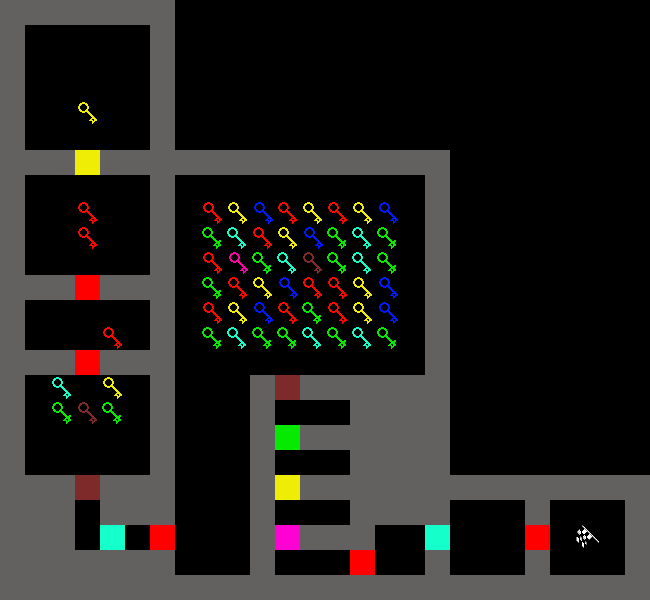

Below is a game level as drawn by its tile map, then a one-line description and the .tmx that defines it (tile-layer data replaced by summaries):
An orthogonal 26x24 tile map with 25x25 px tiles, 1 tile layer (map).

<map version="1.0" orientation="orthogonal" width="26" height="24" tilewidth="25" tileheight="25">
 <tileset firstgid="1" name="tileset" tilewidth="25" tileheight="25">
  <image source="tileset.png" trans="ff00ff" width="250" height="250" />
  <tile id="0">
   <properties>
    <property name="color" value="red" />
    <property name="type" value="key" />
   </properties>
  </tile>
  <tile id="1">
   <properties>
    <property name="color" value="yellow" />
    <property name="type" value="key" />
   </properties>
  </tile>
  <tile id="2">
   <properties>
    <property name="color" value="blue" />
    <property name="type" value="key" />
   </properties>
  </tile>
  <tile id="3">
   <properties>
    <property name="color" value="pink" />
    <property name="type" value="key" />
   </properties>
  </tile>
  <tile id="10">
   <properties>
    <property name="color" value="green" />
    <property name="type" value="key" />
   </properties>
  </tile>
  <tile id="11">
   <properties>
    <property name="color" value="aqua" />
    <property name="type" value="key" />
   </properties>
  </tile>
  <tile id="12">
   <properties>
    <property name="color" value="brown" />
    <property name="type" value="key" />
   </properties>
  </tile>
  <tile id="20">
   <properties>
    <property name="color" value="red" />
    <property name="type" value="door" />
   </properties>
  </tile>
  <tile id="21">
   <properties>
    <property name="color" value="yellow" />
    <property name="type" value="door" />
   </properties>
  </tile>
  <tile id="22">
   <properties>
    <property name="color" value="blue" />
    <property name="type" value="door" />
   </properties>
  </tile>
  <tile id="23">
   <properties>
    <property name="color" value="pink" />
    <property name="type" value="door" />
   </properties>
  </tile>
  <tile id="30">
   <properties>
    <property name="color" value="green" />
    <property name="type" value="door" />
   </properties>
  </tile>
  <tile id="31">
   <properties>
    <property name="color" value="aqua" />
    <property name="type" value="door" />
   </properties>
  </tile>
  <tile id="32">
   <properties>
    <property name="color" value="brown" />
    <property name="type" value="door" />
   </properties>
  </tile>
  <tile id="40">
   <properties>
    <property name="type" value="wall" />
   </properties>
  </tile>
  <tile id="50">
   <properties>
    <property name="type" value="start" />
   </properties>
  </tile>
  <tile id="51">
   <properties>
    <property name="type" value="goal" />
   </properties>
  </tile>
 </tileset>
 <layer name="map" width="26" height="24">
  <data>[624 cells, 249 non-empty, 16 distinct tile ids]</data>
 </layer>
</map>
